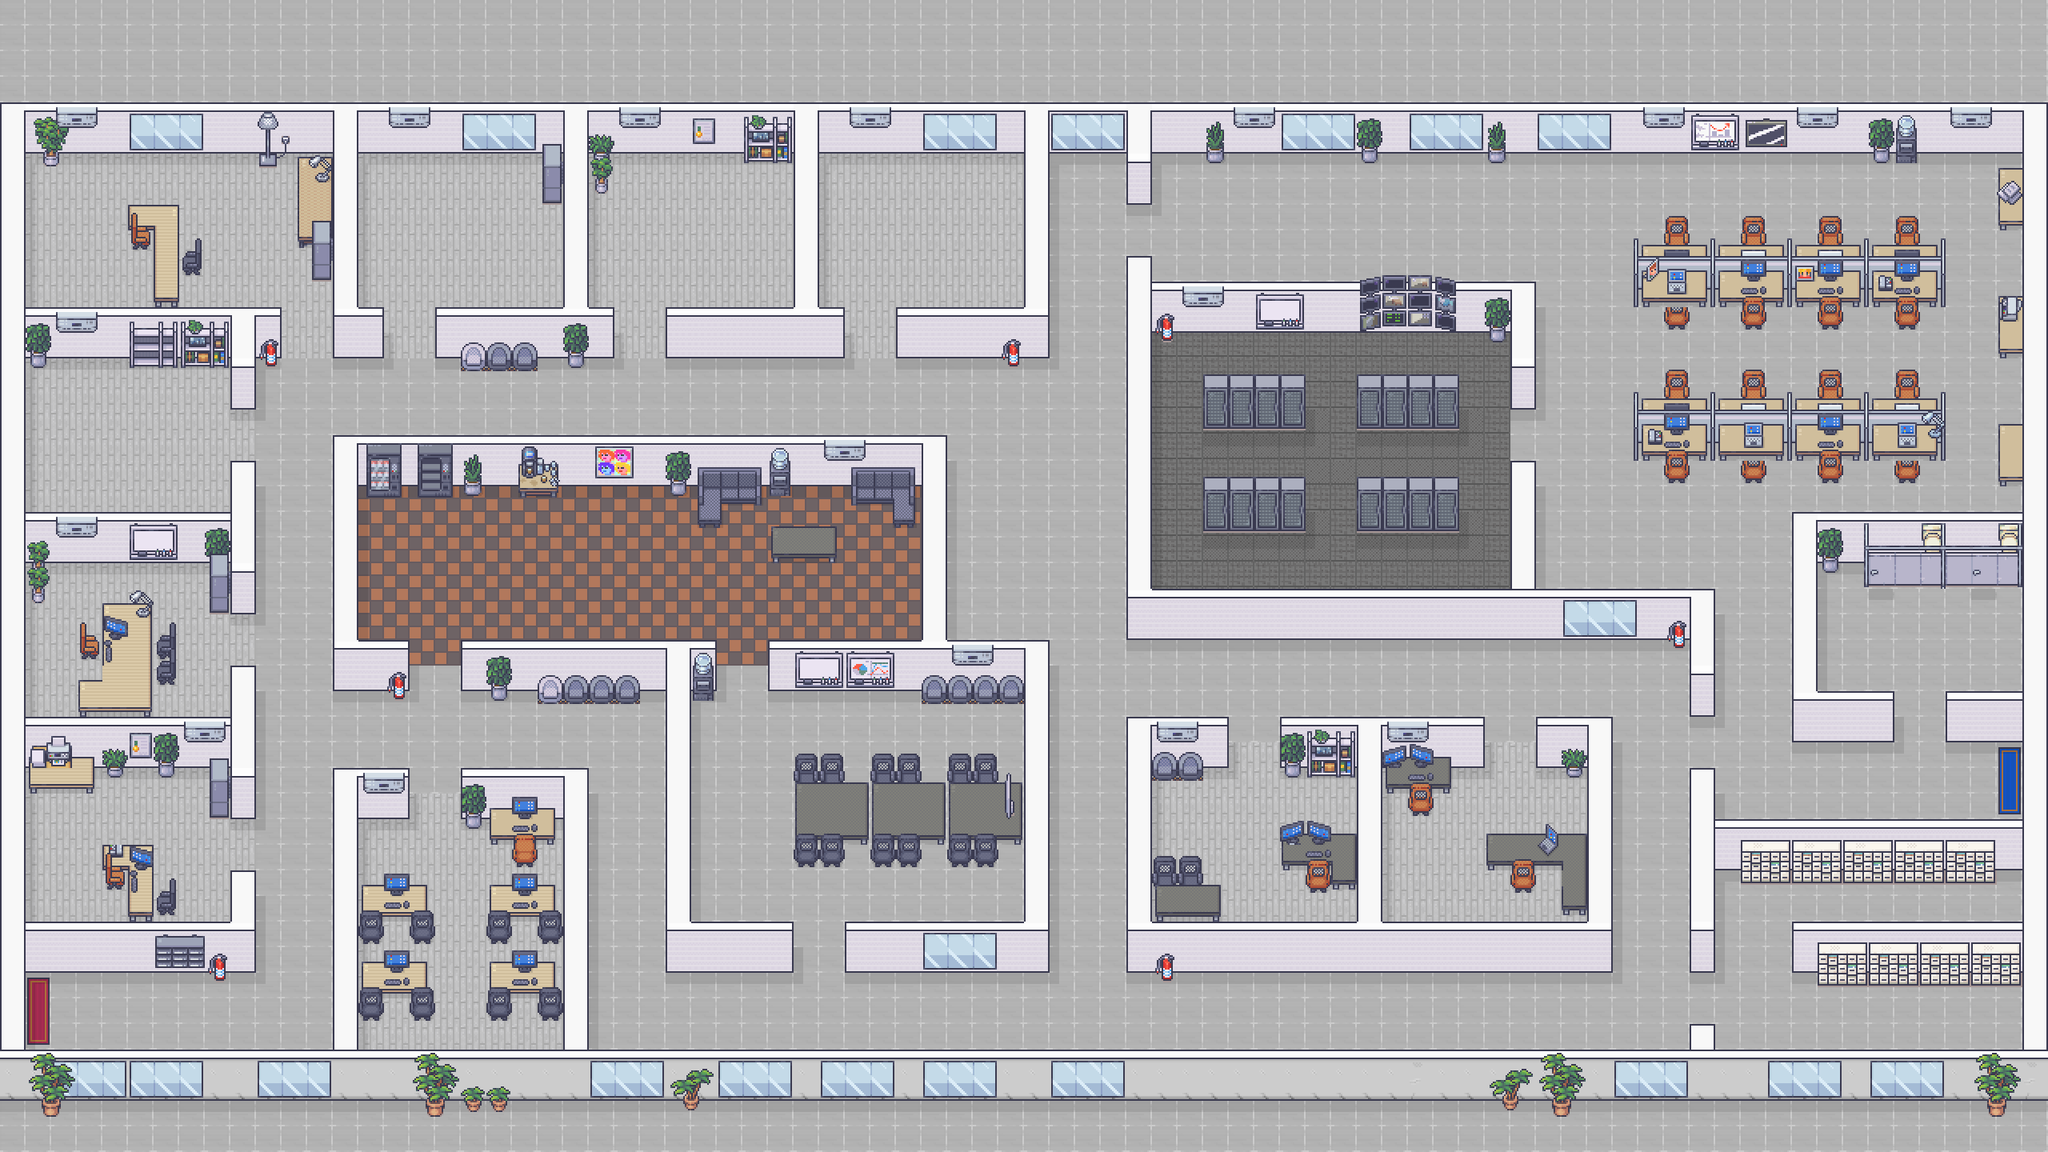

Tiled map render using the project's own tile images. Description and the map definition, with tile-layer contents summarised, below:
An orthogonal 80x45 tile map with 32x32 px tiles, 12 tile layers (Sol, Calque de Tuiles 15, ombres, Mur, ...), 3 hidden layers not drawn, 3 tilesets.

<map version="1.10" tiledversion="1.10.2" orientation="orthogonal" renderorder="right-down" width="80" height="45" tilewidth="32" tileheight="32" infinite="0" nextlayerid="35" nextobjectid="1">
 <tileset firstgid="1" source="32/Room_Builder_Office_32x32.tsx" />
 <tileset firstgid="225" source="32/Modern_Office_Black_Shadow_32x32.tsx" />
 <tileset firstgid="1073" source="32/Interiors_32x32.tsx" />
 <layer id="8" name="Sol" width="80" height="45">
  <data>[3600 cells, 3600 non-empty, 8 distinct tile ids]</data>
 </layer>
 <layer id="34" name="Calque de Tuiles 15" width="80" height="45">
  <data>[3600 cells, 6 non-empty, 6 distinct tile ids]</data>
 </layer>
 <layer id="26" name="ombres" width="80" height="45">
  <data>[3600 cells, 579 non-empty, 6 distinct tile ids]</data>
 </layer>
 <layer id="9" name="Mur" width="80" height="45">
  <data>[3600 cells, 1006 non-empty, 22 distinct tile ids]</data>
 </layer>
 <layer id="31" name="Calque de Tuiles 12" width="80" height="45">
  <data>[3600 cells, 121 non-empty, 27 distinct tile ids]</data>
 </layer>
 <layer id="27" name="Calque de Tuiles 8" width="80" height="45">
  <data>[3600 cells, 411 non-empty, 154 distinct tile ids]</data>
 </layer>
 <layer id="29" name="Calque de Tuiles 10" width="80" height="45">
  <data>[3600 cells, 128 non-empty, 55 distinct tile ids]</data>
 </layer>
 <layer id="30" name="Calque de Tuiles 11" width="80" height="45">
  <data>[3600 cells, 86 non-empty, 17 distinct tile ids]</data>
 </layer>
 <layer id="32" name="Calque de Tuiles 13" width="80" height="45">
  <data>[3600 cells, 107 non-empty, 31 distinct tile ids]</data>
 </layer>
 <layer id="33" name="Calque de Tuiles 14" width="80" height="45">
  <data>[3600 cells, 109 non-empty, 29 distinct tile ids]</data>
 </layer>
 <layer id="28" name="clims" width="80" height="45">
  <data>[3600 cells, 50 non-empty, 14 distinct tile ids]</data>
 </layer>
 <layer id="20" name="Bloqué" width="80" height="45">
  <data>[3600 cells, 0 non-empty, 0 distinct tile ids]</data>
 </layer>
 <layer id="22" name="Chemin_0" width="80" height="45" visible="0">
  <data>[3600 cells, 275 non-empty, 2 distinct tile ids]</data>
 </layer>
 <layer id="24" name="Chemin_1" width="80" height="45" visible="0" offsetx="16" offsety="16">
  <data>[3600 cells, 265 non-empty, 2 distinct tile ids]</data>
 </layer>
 <layer id="25" name="Chemin_2" width="80" height="45" visible="0">
  <data>[3600 cells, 194 non-empty, 2 distinct tile ids]</data>
 </layer>
</map>
